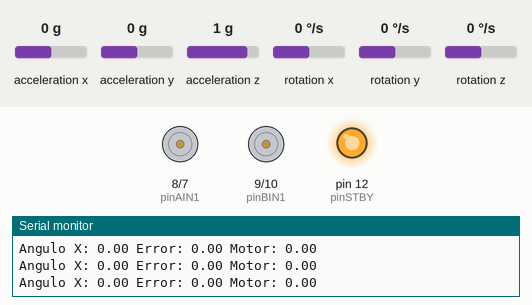
The sketch below on a simulated Arduino Nano, built with avr-gcc and run on an emulated ATmega328P. On the bench: motor-driver pin pairs drawn as motors (green arrow = first pin HIGH = forward, orange = second pin HIGH = backward, longer = more drive, scaled by the enable pin, stopped while the standby pin is LOW), output pins drawn as LEDs (lit = HIGH), the last lines printed to the serial monitor. The inputs (shaded band) are chosen by the test bench; at power-on: acceleration y 0 g, rotation x 0 °/s, acceleration x 0 g, acceleration z 1 g, rotation y 0 °/s, rotation z 0 °/s.

Above: at 1.2 s.
1.3 s: acceleration y set to -1.4 g
At 2.0 s:
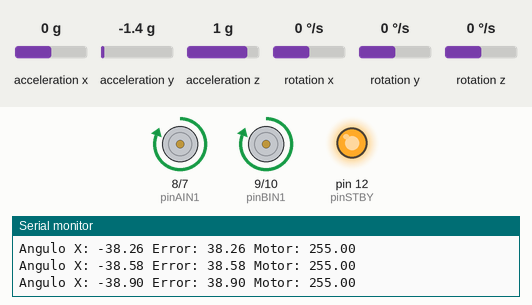
2.8 s: rotation x set to 100 °/s
At 4.11 s:
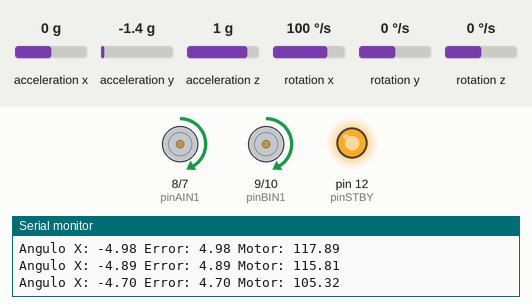
5.8 s: acceleration x set to -1.4 g
At 7.6 s:
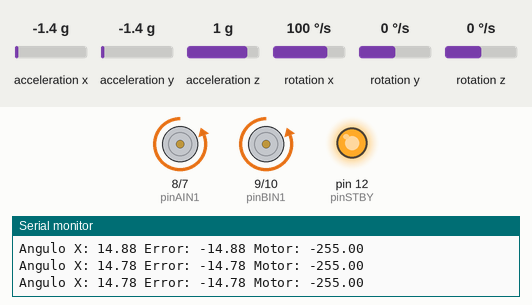
7.9 s: acceleration x set to 0 g
10.9 s: acceleration y set to 0 g
Timing chart, 0 to 13.4 s (numbered marks = the images above; inputs shaded):
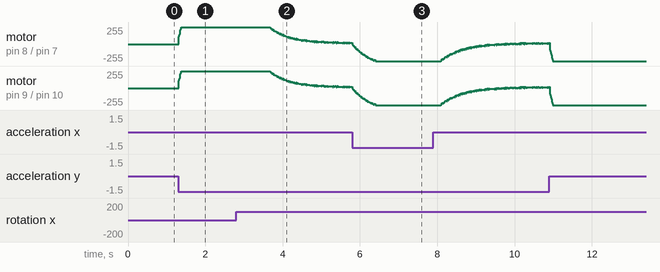

The sketch:

final.ino
```cpp
#include <Wire.h>
#include "I2Cdev.h"
#include "MPU6050.h"

MPU6050 sensor;

// ============================
// Pines motores (Arduino Nano)
// ============================

// Motor A
const int pinPWMA = 6;   // PWM
const int pinAIN1 = 8;
const int pinAIN2 = 7;

// Motor B
const int pinPWMB = 11;   // PWM
const int pinBIN1 = 9;
const int pinBIN2 = 10;

// STBY
const int pinSTBY = 12;

// ============================
// Variables MPU6050
// ============================

int16_t ax, ay, az;
int16_t gx, gy, gz;

long tiempo_prev;
float dt;

float ang_x = 0;
float ang_y = 0;

float ang_x_prev = 0;
float ang_y_prev = 0;

// ============================
// PID
// ============================

float Kp = 25.0;
float Ki = 0.0;
float Kd = 0.8;

float integral = 0.0;
float derivative = 0.0;
float previous_error = 0.0;

void setup() {

  Serial.begin(115200);

  // I2C Arduino Nano
  Wire.begin();

  sensor.initialize();

  if (sensor.testConnection())
    Serial.println("MPU6050 conectado");
  else
    Serial.println("Error MPU6050");

  // Pines motores
  pinMode(pinAIN1, OUTPUT);
  pinMode(pinAIN2, OUTPUT);
  pinMode(pinPWMA, OUTPUT);

  pinMode(pinBIN1, OUTPUT);
  pinMode(pinBIN2, OUTPUT);
  pinMode(pinPWMB, OUTPUT);

  pinMode(pinSTBY, OUTPUT);

  digitalWrite(pinSTBY, HIGH);

  tiempo_prev = millis();
}

void loop() {

  // Leer sensor
  sensor.getAcceleration(&ax, &ay, &az);
  sensor.getRotation(&gx, &gy, &gz);

  // Tiempo
  dt = (millis() - tiempo_prev) / 1000.0;
  tiempo_prev = millis();

  // Ángulos acelerómetro
  float accel_ang_x =
      atan(ay / sqrt(pow(ax, 2) + pow(az, 2))) * (180.0 / PI);

  float accel_ang_y =
      atan(-ax / sqrt(pow(ay, 2) + pow(az, 2))) * (180.0 / PI);

  // Filtro complementario
  ang_x = 0.98 * (ang_x_prev + (gx / 131.0) * dt)
        + 0.02 * accel_ang_x;

  ang_y = 0.98 * (ang_y_prev + (gy / 131.0) * dt)
        + 0.02 * accel_ang_y;

  ang_x_prev = ang_x;
  ang_y_prev = ang_y;

  // PID
  float desired_angle = 0.0;

  float error = desired_angle - ang_x;

  integral += error * dt;

  derivative = (error - previous_error) / dt;

  float motor_speed =
      Kp * error +
      Ki * integral +
      Kd * derivative;

  // Limitar PWM
  motor_speed = constrain(motor_speed, -255, 255);

  // Mover motores
  moveMotor(pinPWMA, pinAIN1, pinAIN2, motor_speed);
  moveMotor(pinPWMB, pinBIN1, pinBIN2, motor_speed);

  // Debug
  Serial.print("Angulo X: ");
  Serial.print(ang_x);

  Serial.print(" Error: ");
  Serial.print(error);

  Serial.print(" Motor: ");
  Serial.println(motor_speed);

  previous_error = error;

  delay(5);
}

// ============================
// FUNCION MOTOR
// ============================

void moveMotor(int pwmPin, int pinIN1, int pinIN2, float speed) {

  if (speed > 0) {

    digitalWrite(pinIN1, HIGH);
    digitalWrite(pinIN2, LOW);

    analogWrite(pwmPin, (int)speed);

  } else {

    digitalWrite(pinIN1, LOW);
    digitalWrite(pinIN2, HIGH);

    analogWrite(pwmPin, (int)(-speed));
  }
}
```

Measured:
- after the input at 1.3 s, motor on pin 8 (pinAIN1) / pin 7 (pinAIN2), motor on pin 9 (pinBIN1) / pin 10 (pinBIN2): stopped → forward 255/255 at once
